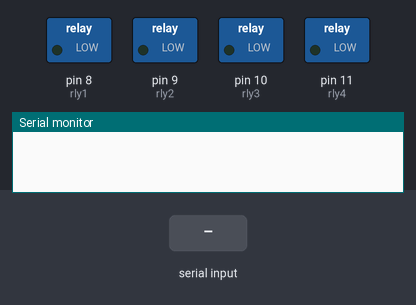
The sketch below on a simulated Arduino Uno, built for the host (arithmetic inside an expression is 32-bit, double 64-bit). Shown: switched loads named in the sketch (green lamp = pin HIGH), the last lines printed to the serial monitor. Inputs (shaded band) come from the test bench.

Above: at 1.2 s.
1.3 s: "A" received over the second serial link
At 2.2 s:
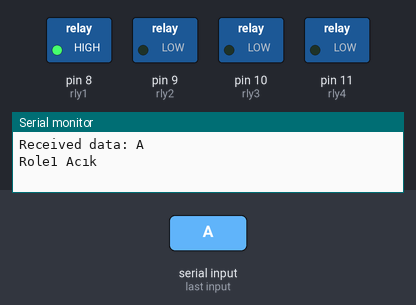
2.8 s: "B" received over the second serial link
At 3.4 s:
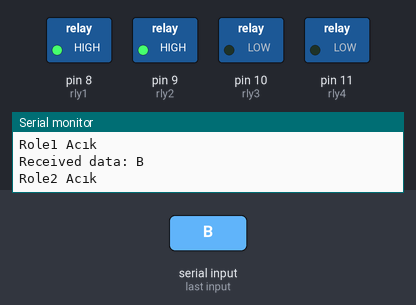
4.3 s: "a" received over the second serial link
At 5.5 s:
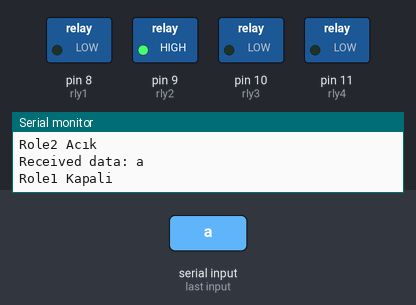
5.8 s: "C" received over the second serial link
At 6.8 s:
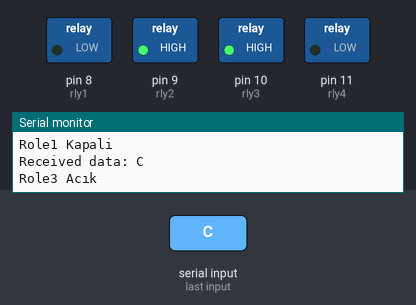
7.3 s: "b" received over the second serial link
At 8.0 s:
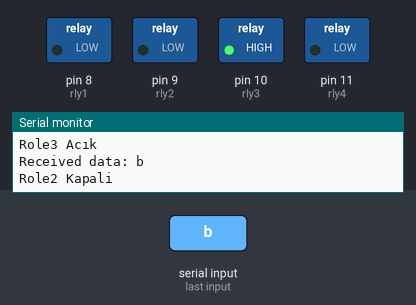
8.8 s: "D" received over the second serial link
At 9.1 s:
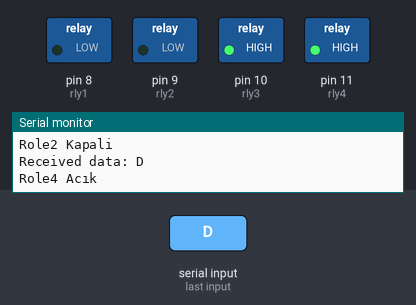
Timing chart, 0 to 11.3 s (numbered marks = the images above; inputs shaded):
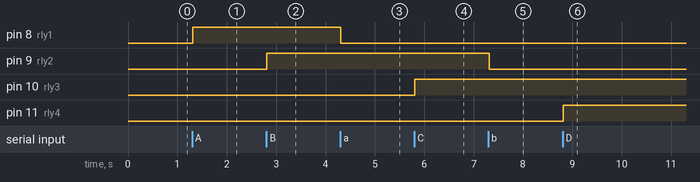

Measured:
- after the input at 1.3 s, pin 8 (rly1): LOW → HIGH at once
- after the input at 2.8 s, pin 9 (rly2): LOW → HIGH at once
- after the input at 4.3 s, pin 8 (rly1): HIGH → LOW at once
- after the input at 5.8 s, pin 10 (rly3): LOW → HIGH at once
- after the input at 7.3 s, pin 9 (rly2): HIGH → LOW at once
- after the input at 8.8 s, pin 11 (rly4): LOW → HIGH at once

The sketch:

r_le_deneme.ino
```cpp
#include <SoftwareSerial.h>     // bluetooth modülü için seri haberleşme başlatıldı

SoftwareSerial bluetooth(0,1);  // rx, tx

// röle pinlerini tanımlıyoruz

#define rly1 8
#define rly2 9
#define rly3 10
#define rly4 11

String data = "";  //data değişkenini başlatıyoruz

void setup() {
  Serial.begin(9600);    // seri monitörün baud hızını ayarlama
  bluetooth.begin(9600); // bağlı bluetooth modülünün baud hızını ayarlama

  pinMode(rly1, OUTPUT);
  pinMode(rly2, OUTPUT);
  pinMode(rly3, OUTPUT);
  pinMode(rly4, OUTPUT);
}

void loop() {
  while(bluetooth.available()) {  // Bluetooth'un bir şey alıp almadığını kontrol edin
    char c = bluetooth.read();
    data += c;
    delay(10);
  }
  if (data.length() > 0) {        // veri uzunluğunun sıfırdan büyük olup olmadığını kontrol edin
    Serial.print(F("Received data: "));
    Serial.println(data);         // alınan verileri seri monitöre yazdıralım
    if(data == 'A'){
    digitalWrite(rly1, HIGH);// veriler büyük A ise röle 1 i aç
    Serial.println("Role1 Acık");
    }
    else if(data == 'a'){
      digitalWrite(rly1, LOW);// veriler küçük a ise röle 1 i kapat
      Serial.println("Role1 Kapali");
    }
    else if(data == 'B'){
      digitalWrite(rly2, HIGH);
      Serial.println("Role2 Acık");
    }
    else if(data == 'b'){
      digitalWrite(rly2, LOW);
      Serial.println("Role2 Kapali");
    }
    else if(data == 'C'){
      digitalWrite(rly3, HIGH);
       Serial.println("Role3 Acık");
    }
    else if(data == 'c'){
      digitalWrite(rly3, LOW);
      Serial.println("Role3 Kapali");
    }
    else if(data == 'D'){
      digitalWrite(rly4, HIGH);
       Serial.println("Role4 Acık");
    }
    else if(data == 'd'){
      digitalWrite(rly4, LOW);
      Serial.println("Role4 Kapali");
    }


    data = "";
  }
}
```
